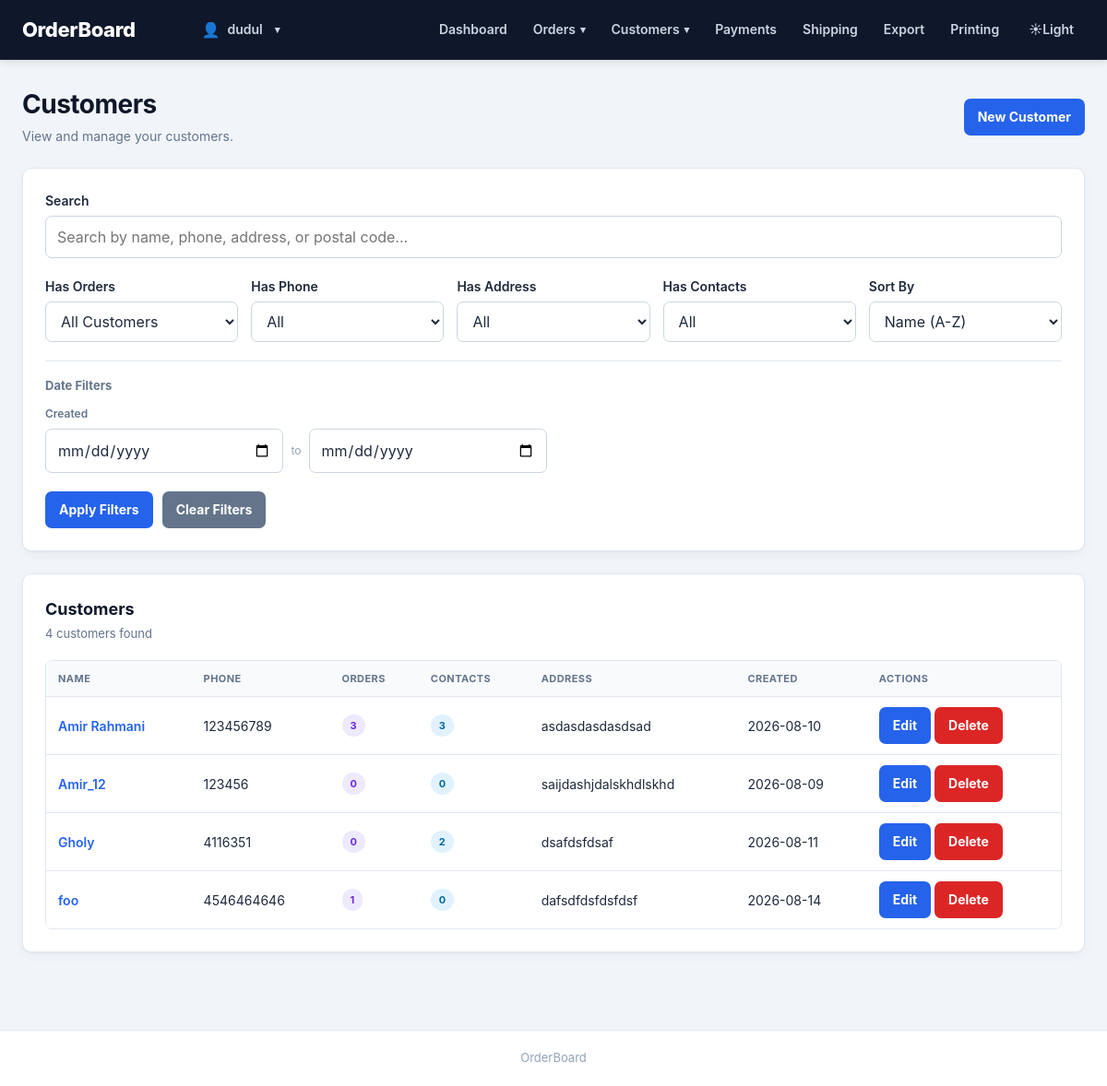
The page /customers/ (signed in) on the database its author committed.
### orderboard/models.py (models this page shows, shortened)
class Customer(models.Model):
    name = models.CharField(max_length=100)
    phone = models.CharField(max_length=30, blank=True)
    address = models.TextField(blank=True)
    postal_code = models.CharField(max_length=50, blank=True)
    created_at = models.DateTimeField(auto_now_add=True)
    updated_at = models.DateTimeField(auto_now=True)

### orderboard/views.py (the view, shortened to what this page needs)
@login_required
def customer_list(request):
    customers = (
        Customer.objects
        .annotate(
            order_count=Count("orders", distinct=True),
            contact_count=Count("contacts", distinct=True),
        )
    )
    search = request.GET.get("search", "").strip()
    has_orders = request.GET.get("has_orders", "").strip()
    if has_orders == "yes":
        customers = customers.filter(
            order_count__gt=0
        )
    elif has_orders == "no":
        customers = customers.filter(
            order_count=0
        )
    has_phone = request.GET.get("has_phone", "").strip()
    if has_phone == "yes":
        customers = customers.exclude(
            Q(phone__isnull=True) | Q(phone="")
        )
    elif has_phone == "no":
        customers = customers.filter(
            Q(phone__isnull=True) | Q(phone="")
        )
    has_address = request.GET.get("has_address", "").strip()
    if has_address == "yes":
        customers = customers.exclude(
            Q(address__isnull=True) | Q(address="")
        )
    elif has_address == "no":
        customers = customers.filter(
            Q(address__isnull=True) | Q(address="")
        )
    has_contacts = request.GET.get("has_contacts", "").strip()
    if has_contacts == "yes":
        customers = customers.filter(
            contact_count__gt=0
        )
    elif has_contacts == "no":
        customers = customers.filter(
            contact_count=0
        )
    created_from = request.GET.get("created_from", "").strip()
    created_to = request.GET.get("created_to", "").strip()
    if created_from:
        customers = customers.filter(
            created_at__date__gte=created_from
        )
    if created_to:
        customers = customers.filter(
            created_at__date__lte=created_to
        )
    sort = request.GET.get("sort", "name").strip()
    sort_options = {
        "name": "name",
        "name_desc": "-name",
        "newest": "-created_at",
        "oldest": "created_at",
        "most_orders": "-order_count",
        "least_orders": "order_count",
        "recently_updated": "-updated_at",
    }
    customers = customers.order_by(
        sort_options.get(sort, "name")
    )
    context = {
        "customers": customers,
        "search": search,
        "has_orders": has_orders,
        "has_phone": has_phone,
        "has_address": has_address,
        "has_contacts": has_contacts,
        "created_from": created_from,
        "created_to": created_to,
        "sort": sort,
    }
    return render(
        request,
        "orderboard/customers/list.html",
        context,
    )

### orderboard/templates/orderboard/customers/list.html (shortened to what this page needs)
{% extends "orderboard/base.html" %}
{% block content %}
<div class="page-header">
    <div>
        <h2>Customers</h2>
        <p class="page-description">View and manage your customers.</p>
    </div>
    <a class="button" href="{% url 'customer_create' %}">New Customer</a>
</div>
<section class="order-filters content-section">
    <form method="get" class="filters-form">
        <div class="filter-search">
            <label for="search">Search</label>
            <input
                type="text"
                id="search"
                name="search"
                value="{{ search }}"
                placeholder="Search by name, phone, address, or postal code..."
            >
        </div>
        <div class="filter-grid">
            <div>
                <label for="has_orders">Has Orders</label>
                <select id="has_orders" name="has_orders">
                    <option value="">All Customers</option>
                </select>
            </div>
            <div>
                <label for="has_phone">Has Phone</label>
                <select id="has_phone" name="has_phone">
                    <option value="">All</option>
                </select>
            </div>
            <div>
                <label for="has_address">Has Address</label>
                <select id="has_address" name="has_address">
                    <option value="">All</option>
                </select>
            </div>
            <div>
                <label for="has_contacts">Has Contacts</label>
                <select id="has_contacts" name="has_contacts">
                    <option value="">All</option>
                </select>
            </div>
            <div>
                <label for="sort">Sort By</label>
                <select id="sort" name="sort">
                    <option value="name" {% if sort == "name" %}selected{% endif %}>Name (A-Z)</option>
                </select>
            </div>
        </div>
        <div class="filter-date-section">
            <div class="filter-section-title">Date Filters</div>
            <div class="date-filter-grid">
                <div class="date-filter-group">
                    <span class="date-filter-label">Created</span>
                    <div class="date-filter-inputs">
                        <input
                            type="date"
                            name="created_from"
                            value="{{ created_from }}"
                        >
                        <span>to</span>
                        <input
                            type="date"
                            name="created_to"
                            value="{{ created_to }}"
                        >
                    </div>
                </div>
            </div>
        </div>
        <div class="filter-actions">
            <button type="submit" class="button">Apply Filters</button>
            <a href="{% url 'customer_list' %}" class="button secondary">Clear Filters</a>
        </div>
    </form>
</section>
<section class="content-section">
    <div class="section-header">
        <div>
            <h3>Customers</h3>
            <p class="section-description">
                {{ customers|length }} customer{{ customers|length|pluralize }} found
            </p>
        </div>
    </div>
    <div class="responsive-table">
        <table>
            <thead>
                <tr>
                    <th>Name</th>
                    <th>Phone</th>
                    <th>Orders</th>
                    <th>Contacts</th>
                    <th>Address</th>
                    <th>Created</th>
                    <th>Actions</th>
                </tr>
            </thead>
            <tbody>
                {% for customer in customers %}
                    <tr>
                        <td data-label="Name">
                            <a href="{% url 'customer_detail' customer.id %}">{{ customer.name }}</a>
                        </td>
                        <td data-label="Phone">{{ customer.phone|default:"-" }}</td>
                        <td data-label="Orders">
                            <span class="status-badge status-modeling">
                                {{ customer.order_count }}
                            </span>
                        </td>
                        <td data-label="Contacts">
                            <span class="status-badge status-packaged">
                                {{ customer.contact_count }}
                            </span>
                        </td>
                        <td data-label="Address">{{ customer.address|default:"-"|truncatechars:50 }}</td>
                        <td data-label="Created">{{ customer.created_at|date:"Y-m-d" }}</td>
                        <td data-label="Actions">
                            <a class="button" href="{% url 'customer_edit' customer.id %}">Edit</a>
                            <form method="post" action="{% url 'customer_delete' customer.id %}" style="display: inline;" onsubmit="return confirm('Are you sure you want to delete this customer?');">
                                <button type="submit" class="danger-button">Delete</button>
                            </form>
                        </td>
                    </tr>
                {% empty %}
                    <tr>
                        <td colspan="7" class="empty-state">No customers found matching your criteria.</td>
                    </tr>
                {% endfor %}
            </tbody>
        </table>
    </div>
</section>
{% endblock %}

### orderboard/templates/orderboard/base.html (shortened to what this page needs)
{% load static %}
<!DOCTYPE html>
<html lang="en">
<head>
    <link rel="stylesheet" href="{% static 'orderboard/css/style.css' %}?v=5">
</head>
<body>
    <header class="site-header">
        <div class="header-inner">
            <h1 class="site-title">
                <a href="{% url 'dashboard' %}">
                    OrderBoard
                </a>
            </h1>
            {% if user.is_authenticated %}
            <div class="header-account">
                <div class="account-dropdown">
                    <button type="button" class="account-button" id="account-button" aria-expanded="false">
                        <span class="account-icon">
                            👤
                        </span>
                        <span class="account-name">
                            {{ user.username }}
                        </span>
                        <span class="dropdown-arrow">
                            ▾
                        </span>
                    </button>
                </div>
            </div>
            <nav class="main-nav">
                <a href="{% url 'dashboard' %}">
                    Dashboard
                </a>
                <div class="nav-dropdown">
                    <button type="button" class="nav-dropdown-btn" aria-expanded="false">
                        Orders
                        <span class="dropdown-arrow">
                            ▾
                        </span>
                    </button>
                </div>
                <div class="nav-dropdown">
                    <button type="button" class="nav-dropdown-btn" aria-expanded="false">
                        Customers
                        <span class="dropdown-arrow">
                            ▾
                        </span>
                    </button>
                </div>
                <a href="{% url 'payment_list' %}">
                    Payments
                </a>
                <a href="{% url 'shipping_list' %}">
                    Shipping
                </a>
                <a href="{% url 'export_center' %}">
                    Export
                </a>
                <a href="{% url 'printing_list' %}">
                    Printing
                </a>
                <button type="button" id="theme-toggle" class="theme-toggle" aria-label="Toggle theme">
                    <span id="theme-icon">
                    </span>
                    <span id="theme-text">
                    </span>
                </button>
            </nav>
            {% endif %}
        </div>
    </header>
    <main class="main-content">
        {% block content %}{% endblock %}
    </main>
    <footer class="site-footer">
        <div class="footer-inner">
            <p>
                OrderBoard
            </p>
        </div>
    </footer>
</body>
</html>

### rows shown on the page
Customer: name "Amir Rahmani", phone "123456789", order_count "3", contact_count "3", address "asdasdasdasdsad", created_at "2026-08-10"
Customer: name "Amir_12", phone "123456", order_count "0", contact_count "0", address "saijdashjdalskhdlskhd", created_at "2026-08-09"
Customer: name "Gholy", phone "4116351", order_count "0", contact_count "2", address "dsafdsfdsaf", created_at "2026-08-11"
Customer: name "foo", phone "4546464646", order_count "1", contact_count "0", address "dafsdfdsfdsfdsf", created_at "2026-08-14"

### other values the page prints
{{ user.username }} "dudul"
{{ customers|length }} "4"
